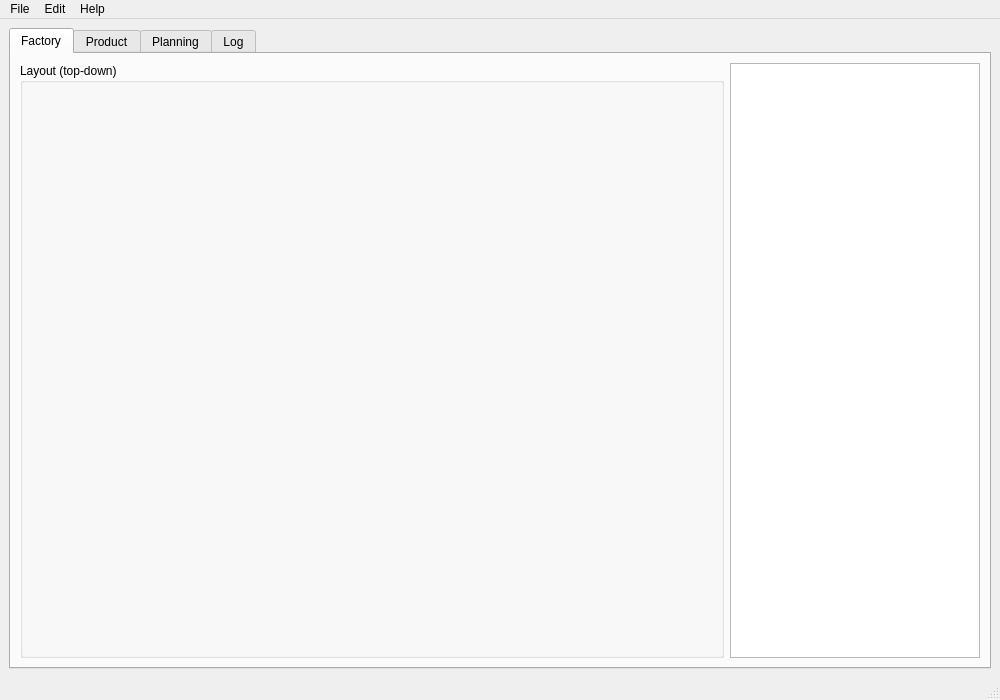
<?xml version="1.0" encoding="UTF-8"?>
<ui version="4.0">
 <class>MainWindow</class>
 <widget class="QMainWindow" name="MainWindow">
  <property name="geometry">
   <rect>
    <x>0</x>
    <y>0</y>
    <width>1000</width>
    <height>700</height>
   </rect>
  </property>
  <property name="windowTitle">
   <string>ICM ARISE - Factory Sandbox</string>
  </property>
  <widget class="QWidget" name="centralwidget">
   <layout class="QVBoxLayout" name="verticalLayout_2">
    <item>
     <widget class="QTabWidget" name="tabWidget">
      <property name="currentIndex">
       <number>0</number>
      </property>
      <widget class="QWidget" name="tab_factory">
       <attribute name="title">
        <string>Factory</string>
       </attribute>
       <layout class="QHBoxLayout" name="horizontalLayout_2">
        <item>
         <widget class="QGroupBox" name="groupBox_factory_plot">
          <property name="title">
           <string>Layout (top-down)</string>
          </property>
         </widget>
        </item>
        <item>
         <widget class="QTreeWidget" name="treeWidget_factory">
          <property name="maximumSize">
           <size>
            <width>250</width>
            <height>16777215</height>
           </size>
          </property>
          <attribute name="headerVisible">
           <bool>false</bool>
          </attribute>
          <column>
           <property name="text">
            <string notr="true">1</string>
           </property>
          </column>
         </widget>
        </item>
       </layout>
      </widget>
      <widget class="QWidget" name="tab_product">
       <attribute name="title">
        <string>Product</string>
       </attribute>
       <layout class="QHBoxLayout" name="horizontalLayout">
        <item>
         <widget class="QGroupBox" name="groupBox_product_config">
          <property name="title">
           <string>Configuration</string>
          </property>
         </widget>
        </item>
        <item>
         <widget class="QTreeWidget" name="treeWidget_product">
          <property name="maximumSize">
           <size>
            <width>250</width>
            <height>16777215</height>
           </size>
          </property>
          <attribute name="headerVisible">
           <bool>false</bool>
          </attribute>
          <column>
           <property name="text">
            <string notr="true">1</string>
           </property>
          </column>
         </widget>
        </item>
       </layout>
      </widget>
      <widget class="QWidget" name="tab_planning">
       <attribute name="title">
        <string>Planning</string>
       </attribute>
       <layout class="QVBoxLayout" name="verticalLayout_3">
        <item>
         <layout class="QHBoxLayout" name="horizontalLayout_3">
          <item>
           <widget class="QTableWidget" name="tableWidget_actions">
            <property name="selectionMode">
             <enum>QAbstractItemView::SingleSelection</enum>
            </property>
            <property name="selectionBehavior">
             <enum>QAbstractItemView::SelectRows</enum>
            </property>
           </widget>
          </item>
          <item>
           <widget class="QTreeWidget" name="treeWidget_states">
            <property name="maximumSize">
             <size>
              <width>250</width>
              <height>16777215</height>
             </size>
            </property>
            <attribute name="headerVisible">
             <bool>false</bool>
            </attribute>
            <column>
             <property name="text">
              <string notr="true">1</string>
             </property>
            </column>
           </widget>
          </item>
         </layout>
        </item>
        <item>
         <widget class="QGroupBox" name="groupBox_manual_control">
          <property name="minimumSize">
           <size>
            <width>0</width>
            <height>150</height>
           </size>
          </property>
          <property name="title">
           <string>Manual control</string>
          </property>
          <widget class="QPushButton" name="pushButton_execute_action">
           <property name="geometry">
            <rect>
             <x>20</x>
             <y>80</y>
             <width>141</width>
             <height>31</height>
            </rect>
           </property>
           <property name="font">
            <font>
             <pointsize>12</pointsize>
             <bold>true</bold>
            </font>
           </property>
           <property name="text">
            <string>Execute action</string>
           </property>
          </widget>
          <widget class="QLabel" name="label_selected_action">
           <property name="geometry">
            <rect>
             <x>150</x>
             <y>40</y>
             <width>291</width>
             <height>21</height>
            </rect>
           </property>
           <property name="font">
            <font>
             <pointsize>12</pointsize>
             <bold>true</bold>
            </font>
           </property>
           <property name="text">
            <string>Select action ...</string>
           </property>
          </widget>
          <widget class="QLabel" name="label_step_title">
           <property name="geometry">
            <rect>
             <x>830</x>
             <y>20</y>
             <width>61</width>
             <height>21</height>
            </rect>
           </property>
           <property name="font">
            <font>
             <pointsize>12</pointsize>
            </font>
           </property>
           <property name="text">
            <string>Step:</string>
           </property>
          </widget>
          <widget class="QLabel" name="label_step">
           <property name="geometry">
            <rect>
             <x>890</x>
             <y>20</y>
             <width>51</width>
             <height>21</height>
            </rect>
           </property>
           <property name="font">
            <font>
             <pointsize>12</pointsize>
             <bold>true</bold>
            </font>
           </property>
           <property name="text">
            <string>0</string>
           </property>
           <property name="alignment">
            <set>Qt::AlignRight|Qt::AlignTrailing|Qt::AlignVCenter</set>
           </property>
          </widget>
          <widget class="QLabel" name="label_selected_action_title">
           <property name="geometry">
            <rect>
             <x>20</x>
             <y>40</y>
             <width>131</width>
             <height>21</height>
            </rect>
           </property>
           <property name="font">
            <font>
             <pointsize>12</pointsize>
            </font>
           </property>
           <property name="text">
            <string>Selected action:</string>
           </property>
          </widget>
          <widget class="QLabel" name="label_time_title">
           <property name="geometry">
            <rect>
             <x>830</x>
             <y>40</y>
             <width>61</width>
             <height>21</height>
            </rect>
           </property>
           <property name="font">
            <font>
             <pointsize>12</pointsize>
            </font>
           </property>
           <property name="text">
            <string>Time:</string>
           </property>
          </widget>
          <widget class="QLabel" name="label_time">
           <property name="geometry">
            <rect>
             <x>890</x>
             <y>40</y>
             <width>51</width>
             <height>21</height>
            </rect>
           </property>
           <property name="font">
            <font>
             <pointsize>12</pointsize>
             <bold>true</bold>
            </font>
           </property>
           <property name="text">
            <string>0.0</string>
           </property>
           <property name="alignment">
            <set>Qt::AlignRight|Qt::AlignTrailing|Qt::AlignVCenter</set>
           </property>
          </widget>
          <widget class="QLabel" name="label_energy">
           <property name="geometry">
            <rect>
             <x>890</x>
             <y>60</y>
             <width>51</width>
             <height>21</height>
            </rect>
           </property>
           <property name="font">
            <font>
             <pointsize>12</pointsize>
             <bold>true</bold>
            </font>
           </property>
           <property name="text">
            <string>0.0</string>
           </property>
           <property name="alignment">
            <set>Qt::AlignRight|Qt::AlignTrailing|Qt::AlignVCenter</set>
           </property>
          </widget>
          <widget class="QLabel" name="label_energy_title">
           <property name="geometry">
            <rect>
             <x>830</x>
             <y>60</y>
             <width>61</width>
             <height>21</height>
            </rect>
           </property>
           <property name="font">
            <font>
             <pointsize>12</pointsize>
            </font>
           </property>
           <property name="text">
            <string>Energy:</string>
           </property>
          </widget>
          <widget class="QPushButton" name="pushButton_reset_scenario">
           <property name="geometry">
            <rect>
             <x>260</x>
             <y>80</y>
             <width>81</width>
             <height>31</height>
            </rect>
           </property>
           <property name="font">
            <font>
             <pointsize>12</pointsize>
             <bold>true</bold>
            </font>
           </property>
           <property name="text">
            <string>Reset</string>
           </property>
          </widget>
          <widget class="QLabel" name="label_is_done_title">
           <property name="geometry">
            <rect>
             <x>830</x>
             <y>80</y>
             <width>61</width>
             <height>21</height>
            </rect>
           </property>
           <property name="font">
            <font>
             <pointsize>12</pointsize>
            </font>
           </property>
           <property name="text">
            <string>Done:</string>
           </property>
          </widget>
          <widget class="QLabel" name="label_is_done">
           <property name="geometry">
            <rect>
             <x>890</x>
             <y>80</y>
             <width>51</width>
             <height>21</height>
            </rect>
           </property>
           <property name="font">
            <font>
             <pointsize>12</pointsize>
             <bold>true</bold>
            </font>
           </property>
           <property name="text">
            <string>-</string>
           </property>
           <property name="alignment">
            <set>Qt::AlignRight|Qt::AlignTrailing|Qt::AlignVCenter</set>
           </property>
          </widget>
          <widget class="QPushButton" name="pushButton_undo_last_action">
           <property name="geometry">
            <rect>
             <x>170</x>
             <y>80</y>
             <width>81</width>
             <height>31</height>
            </rect>
           </property>
           <property name="font">
            <font>
             <pointsize>12</pointsize>
             <bold>true</bold>
            </font>
           </property>
           <property name="text">
            <string>Undo</string>
           </property>
          </widget>
         </widget>
        </item>
       </layout>
      </widget>
      <widget class="QWidget" name="tab_log">
       <attribute name="title">
        <string>Log</string>
       </attribute>
       <layout class="QVBoxLayout" name="verticalLayout">
        <item>
         <widget class="QPlainTextEdit" name="plainTextEdit_log_output"/>
        </item>
       </layout>
      </widget>
     </widget>
    </item>
   </layout>
  </widget>
  <widget class="QMenuBar" name="menubar">
   <property name="geometry">
    <rect>
     <x>0</x>
     <y>0</y>
     <width>1000</width>
     <height>22</height>
    </rect>
   </property>
   <widget class="QMenu" name="menu_help">
    <property name="title">
     <string>Help</string>
    </property>
    <addaction name="action_about"/>
   </widget>
   <widget class="QMenu" name="menu_file">
    <property name="title">
     <string>File</string>
    </property>
    <addaction name="action_load_factory_from_file"/>
    <addaction name="action_save_factory_to_file"/>
    <addaction name="separator"/>
    <addaction name="action_load_product_from_file"/>
    <addaction name="action_save_product_from_file"/>
   </widget>
   <widget class="QMenu" name="menu_edit">
    <property name="title">
     <string>Edit</string>
    </property>
    <addaction name="action_undo"/>
    <addaction name="action_redo"/>
   </widget>
   <addaction name="menu_file"/>
   <addaction name="menu_edit"/>
   <addaction name="menu_help"/>
  </widget>
  <widget class="QStatusBar" name="statusbar"/>
  <action name="action_load_factory_from_file">
   <property name="text">
    <string>Load factory from file</string>
   </property>
  </action>
  <action name="action_save_factory_to_file">
   <property name="text">
    <string>Save factory to file</string>
   </property>
  </action>
  <action name="action_load_product_from_file">
   <property name="text">
    <string>Load product from file</string>
   </property>
  </action>
  <action name="action_save_product_from_file">
   <property name="text">
    <string>Save product from file</string>
   </property>
  </action>
  <action name="action_about">
   <property name="text">
    <string>About</string>
   </property>
  </action>
  <action name="action_undo">
   <property name="text">
    <string>Undo</string>
   </property>
  </action>
  <action name="action_redo">
   <property name="text">
    <string>Redo</string>
   </property>
  </action>
 </widget>
 <resources/>
 <connections/>
</ui>
